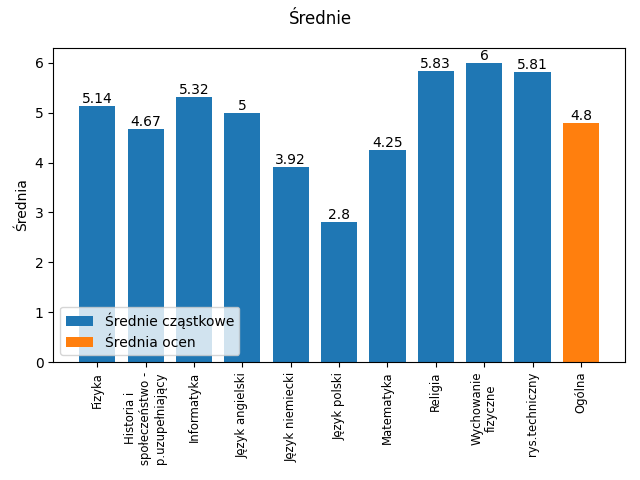

Source code (Python):
import matplotlib.pyplot as plt
import math as m

from py_librus_api import Librus
from tkinter import filedialog
from tkinter import Tk
from textwrap import wrap
from matplotlib import rcParams

def get_login_data():
    Tk().withdraw()
    file_path = filedialog.askopenfilename()

    if not file_path:
        exit()

    with open(file_path, 'r') as file:
        data = file.readlines()
    data = [i.strip() for i in data]
    return data

def login(login, password):
    librus = Librus()
    while not librus.logged_in:
        if not librus.login(login, password):
            print("Log in failed! Check your username and/or password!")
        else:
            print("Logged in successfully!")
    return librus

def grades(librus):
    values = {'1' : 1., '1+' : 1.5,
              '2-' : 1.75, '2' : 2., '2+' : 2.5,
              '3-' : 2.75, '3' : 3., '3+' : 3.5,
              '4-' : 3.75, '4' : 4., '4+' : 4.5,
              '5-' : 4.75, '5' : 5., '5+' : 5.5,
              '6-' : 5.75, '6' : 6.,
               }

    _subj = ['Fizyka',
            'Historia i społeczeństwo - p.uzupełniający',
            'Informatyka',
            'Język angielski',
            'Język niemiecki',
            'Język polski',
            'Matematyka',
            'Religia',
            'Wychowanie fizyczne',
            'rys.techniczny',
            ]
    _ignored = ['+', '-', 'np']
    _grades = {}
    data = librus.get_grades()
    for subj in data:
        if subj in _subj:
            _grades[subj] = []
        for grade in data[subj]:
            if grade['To_the_average'] == 'Tak':
                if grade['Grade'] in _ignored:
                    continue
                _grades[subj].append((values[grade['Grade']], grade['Weight']))
    return _grades

def gpa(grades):
    _gpa = {i : None for i in grades}
    for subj, _grades in grades.items():
        try:
            temp = sum([i[0]*i[1] for i in _grades])/sum([i[1] for i in _grades])
        except ZeroDivisionError:
            temp = 0
        _gpa[subj] = round(temp, 2)

    return _gpa

def plot(gpa, ngpa):
    width = .75
    rcParams.update({'figure.autolayout': True})
    fig, ax = plt.subplots()
    fig.suptitle('Średnie')


    x, y = zip(*gpa.items())
    x =  [ '\n'.join(wrap(i, 16)) for i in x ]
    _gpa = ax.bar(x, y, width=width, label = 'Średnie cząstkowe')

    x, y = zip(*ngpa.items())
    _ngpa = ax.bar(x, y, width=width, label = 'Średnia ocen')

    ax.legend(loc=3)
    ax.set_ylabel('Średnia')
    ax.bar_label(_gpa, padding=0)
    ax.bar_label(_ngpa, padding=0)

    plt.get_current_fig_manager().set_window_title('GPA')
    plt.xticks(rotation=90, fontsize= 'small',)
    fig.savefig('gpa.png')
    plt.show()


def ngpa(gpa):
    _ngpa = 0
    def normalize(x):
        if x - int(x) < 0.75:
            return m.floor(x)
        else:
            return m.ceil(x)
    for name, _gpa in gpa.items():
        _ngpa += normalize(_gpa)
    _ngpa /= len(gpa)
    _ngpa = round(_ngpa, 2)
    _ngpa = {'Ogólna': _ngpa}
    return _ngpa

def main():
    login_, password = get_login_data()
    librus = login(login_, password)
    Grades = grades(librus)
    Gpa = gpa(Grades)
    Ngpa = ngpa(Gpa)
    plot(Gpa, Ngpa)


if __name__=='__main__':
    main()
